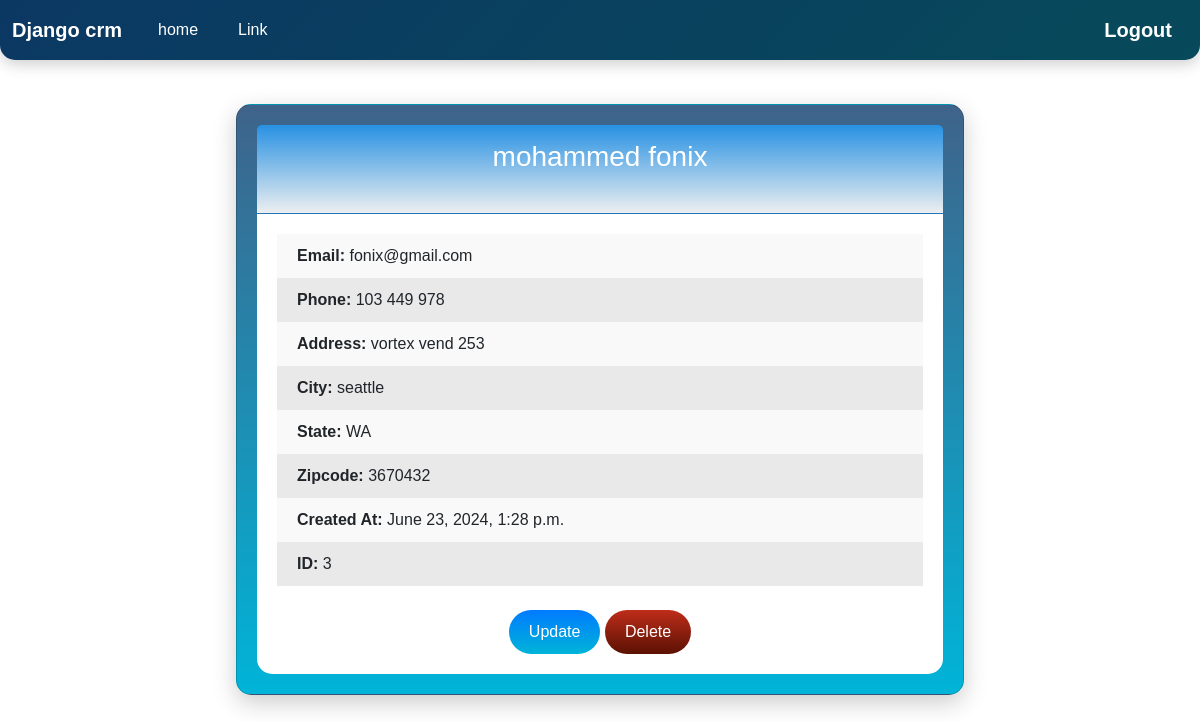
The app's page /record/3 (signed in) with its own data.
### app/models.py (models this page shows, shortened)
class Record(models.Model):
    created_at = models.DateTimeField(auto_now_add=True)
    first_name = models.CharField(max_length=50)
    last_name = models.CharField(max_length=50)
    email = models.CharField(max_length=100)
    phone = models.CharField(max_length=15)
    address = models.CharField(max_length=100)
    city = models.CharField(max_length=50)
    state = models.CharField(max_length=50)
    zipcode = models.CharField(max_length=20)

### app/views.py (the view)
# urls.py: path('record/<int:id>', views.record, name='record'),
def record(request, id):
    if request.user.is_authenticated:
        try:
            record = Record.objects.get(pk=id)
            return render(request, 'record.html', {'record': record})
        except Record.DoesNotExist:
            messages.error(request, "The ID does not match any Record...")
            return redirect('home')
    else:
        messages.error(request, "You must be logged in to view the record")
        return redirect('home')

### app/templates/record.html (shortened to what this page needs)
{% extends "base.html" %}
{% load static %}
{% block content %}
<link rel="stylesheet" href="{% static 'css/record.css' %}">
<div class="container">
    <div class="col-md-8 offset-md-2">
        <div class="card animated-card">
            {% if user.is_authenticated %}
                <div class="card-header text-center">
                    <h3 class="mb-4">{{ record.first_name }} {{ record.last_name }}</h3>
                </div>
                <div class="card-body">
                    <ul class="list-group list-group-flush">
                        <li class="list-group-item"><strong>Email:</strong> {{ record.email }}</li>
                        <li class="list-group-item"><strong>Phone:</strong> {{ record.phone }}</li>
                        <li class="list-group-item"><strong>Address:</strong> {{ record.address }}</li>
                        <li class="list-group-item"><strong>City:</strong> {{ record.city }}</li>
                        <li class="list-group-item"><strong>State:</strong> {{ record.state }}</li>
                        <li class="list-group-item"><strong>Zipcode:</strong> {{ record.zipcode }}</li>
                        <li class="list-group-item"><strong>Created At:</strong> {{ record.created_at }}</li>
                        <li class="list-group-item"><strong>ID:</strong> {{ record.id }}</li>
                    </ul>
                    <div class="action-buttons mt-4 text-center">
                        <a href="{% url 'update_record' record.pk %}" class="btn btn-danger btn-update">Update</a>
                        <form method="POST" action="{% url 'delete_record' record.pk %}" style="display:inline;" onsubmit="return confirmDelete();">
                            <button type="submit" class="btn btn-danger btn-delete">Delete</button>
                        </form>
                    </div>
                </div>
            {% endif %}
        </div>
    </div>
</div>
{% endblock %}

### static/css/record.css (style rules this page uses)
body { background: url('path/to/your/background-image.jpg') no-repeat center center fixed; background-size: cover; font-family: 'Arial', sans-serif; }
.container { margin-top: 10px; }
.animated-card { background: linear-gradient(to bottom, #3f638a, #00b4d8); border-radius: 15px; box-shadow: 0 8px 25px rgba(0, 0, 0, 0.2); padding: 20px; animation: fadeInUp 1s ease-in-out; }
.card-header { background: linear-gradient(to bottom, #2791e3, #edeff0); color: white; border-radius: 15px 15px 0 0; padding: 15px; }
.card-body { background: white; border-radius: 0 0 15px 15px; padding: 20px; }
.list-group-item { border: none; padding: 10px 20px; }
.list-group-item:nth-child(odd) { background-color: #f9f9f9; }
.list-group-item:nth-child(even) { background-color: #e9e9e9; }
.btn-danger { background: linear-gradient(to bottom, #dc3545, #b02a37); border: none; border-radius: 25px; padding: 10px 20px; color: white; transition: background 0.3s ease; }
.btn-update { background: linear-gradient(to bottom, #007bff, #00b4d8); }
.btn-delete { background: linear-gradient(to bottom, #be2d1a, #5b1103); }

### records on screen
Record: first_name "mohammed", last_name "fonix", email "fonix@gmail.com", phone "103 449 978", address "vortex vend 253", city "seattle", state "WA", zipcode "3670432", created_at "June 23, 2024, 1:28 p.m.", id "3"
